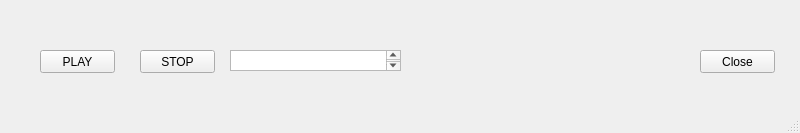
<?xml version="1.0" encoding="UTF-8"?>
<ui version="4.0">
 <class>MainWindow</class>
 <widget class="QMainWindow" name="MainWindow">
  <property name="geometry">
   <rect>
    <x>0</x>
    <y>0</y>
    <width>800</width>
    <height>133</height>
   </rect>
  </property>
  <property name="windowTitle">
   <string>MainWindow</string>
  </property>
  <widget class="QWidget" name="centralwidget">
   <widget class="QPushButton" name="ButtonClose">
    <property name="geometry">
     <rect>
      <x>700</x>
      <y>50</y>
      <width>75</width>
      <height>23</height>
     </rect>
    </property>
    <property name="text">
     <string>Close</string>
    </property>
   </widget>
   <widget class="QPushButton" name="ButtonPlay">
    <property name="geometry">
     <rect>
      <x>40</x>
      <y>50</y>
      <width>75</width>
      <height>23</height>
     </rect>
    </property>
    <property name="text">
     <string>PLAY</string>
    </property>
   </widget>
   <widget class="QPushButton" name="ButtonStop">
    <property name="geometry">
     <rect>
      <x>140</x>
      <y>50</y>
      <width>75</width>
      <height>23</height>
     </rect>
    </property>
    <property name="text">
     <string>STOP</string>
    </property>
   </widget>
   <widget class="QTextEdit" name="EditFrequency">
    <property name="geometry">
     <rect>
      <x>230</x>
      <y>50</y>
      <width>171</width>
      <height>21</height>
     </rect>
    </property>
   </widget>
  </widget>
  <widget class="QMenuBar" name="menubar">
   <property name="geometry">
    <rect>
     <x>0</x>
     <y>0</y>
     <width>800</width>
     <height>21</height>
    </rect>
   </property>
  </widget>
  <widget class="QStatusBar" name="statusbar"/>
 </widget>
 <resources/>
 <connections/>
</ui>
